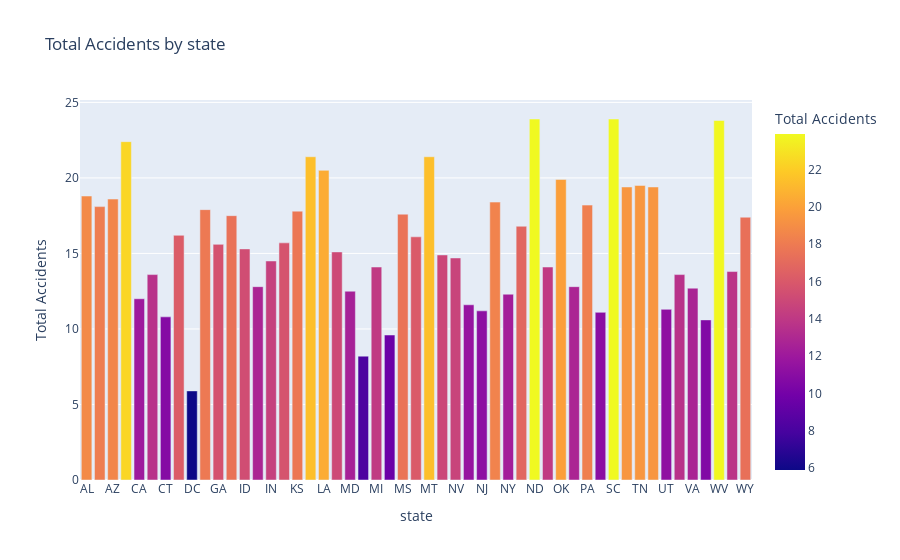

The notebook cell saved with this chart:
### Code cell
#pencentage of Speeding Activities
fig = px.bar(df,x='abbrev',y='total',
           title="Total Accidents by state",
           labels={'abbrev':'state','total':'Total Accidents'},
           color='total'
           )
fig.show()#if i want grAPH BAKEGRAUND DAREK:

### Figure 1 — Plotly figure (JSON) as saved in the notebook; plotly's stock layout.template omitted (floating-point values rounded to 4 significant figures)
{"data": [{"hovertemplate": "state=%{x}<br>Total Accidents=%{marker.color}<extra></extra>", "legendgroup": "", "marker": {"color": [18.8, 18.1, 18.6, 22.4, 12.0, 13.6, 10.8, 16.2, 5.9, 17.9, 15.6, 17.5, 15.3, 12.8, 14.5, 15.7, 17.8, 21.4, 20.5, 15.1, 12.5, 8.2, 14.1, 9.6, 17.6, 16.1, 21.4, 14.9, 14.7, 11.6, 11.2, 18.4, 12.3, 16.8, 23.9, 14.1, 19.9, 12.8, 18.2, 11.1, 23.9, 19.4, 19.5, 19.4, 11.3, 13.6, 12.7, 10.6, 23.8, 13.8, 17.4], "coloraxis": "coloraxis", "pattern": {"shape": ""}}, "name": "", "orientation": "v", "showlegend": false, "textposition": "auto", "type": "bar", "x": ["AL", "AK", "AZ", "AR", "CA", "CO", "CT", "DE", "DC", "FL", "GA", "HI", "ID", "IL", "IN", "IA", "KS", "KY", "LA", "ME", "MD", "MA", "MI", "MN", "MS", "MO", "MT", "NE", "NV", "NH", "NJ", "NM", "NY", "NC", "ND", "OH", "OK", "OR", "PA", "RI", "SC", "SD", "TN", "TX", "UT", "VT", "VA", "WA", "WV", "WI", "WY"], "xaxis": "x", "y": [18.8, 18.1, 18.6, 22.4, 12.0, 13.6, 10.8, 16.2, 5.9, 17.9, 15.6, 17.5, 15.3, 12.8, 14.5, 15.7, 17.8, 21.4, 20.5, 15.1, 12.5, 8.2, 14.1, 9.6, 17.6, 16.1, 21.4, 14.9, 14.7, 11.6, 11.2, 18.4, 12.3, 16.8, 23.9, 14.1, 19.9, 12.8, 18.2, 11.1, 23.9, 19.4, 19.5, 19.4, 11.3, 13.6, 12.7, 10.6, 23.8, 13.8, 17.4], "yaxis": "y"}], "layout": {"barmode": "relative", "coloraxis": {"colorbar": {"title": {"text": "Total Accidents"}}, "colorscale": [[0, "#0d0887"], [0.1111, "#46039f"], [0.2222, "#7201a8"], [0.3333, "#9c179e"], [0.4444, "#bd3786"], [0.5556, "#d8576b"], [0.6667, "#ed7953"], [0.7778, "#fb9f3a"], [0.8889, "#fdca26"], [1, "#f0f921"]]}, "legend": {"tracegroupgap": 0}, "title": {"text": "Total Accidents by state"}, "xaxis": {"anchor": "y", "domain": [0, 1], "title": {"text": "state"}}, "yaxis": {"anchor": "x", "domain": [0, 1], "title": {"text": "Total Accidents"}}}}
